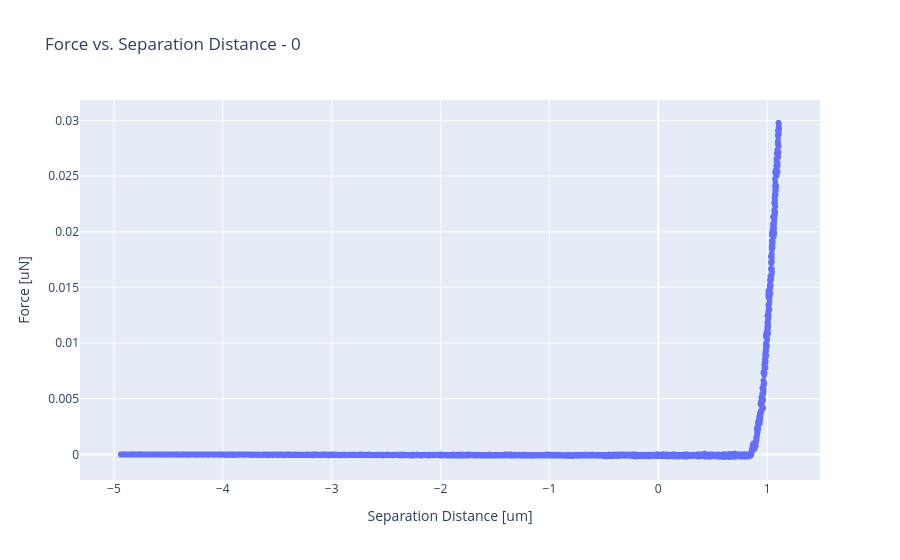
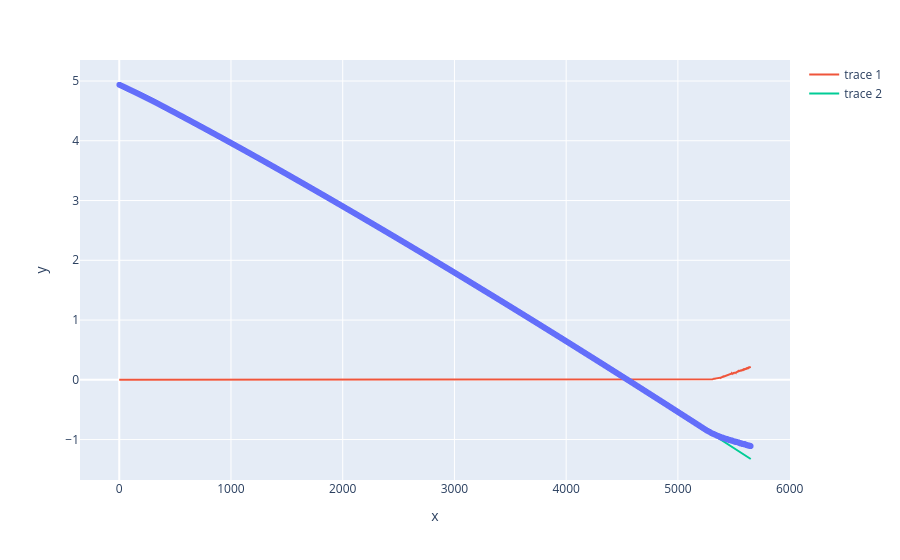

Notebook code cell kept with these figures, in order:
### Code cell
%matplotlib inline
# paths = glob.glob(r"E:\Group\File_Exchange\Raoul_Paula\151124\air_calib3\*.txt")
# paths = glob.glob(r"E:\Group\File_Exchange\Raoul_Paula\glass_afm_041124_calib\*.txt")
# paths = glob.glob(r"E:\Group\File_Exchange\Raoul_Paula\2024_11_08\afm_pdms_35t1_liquid\*.txt")
# paths = glob.glob(r"E:\Group\File_Exchange\Raoul_Paula\2024_11_08\afm_glass_liquid_2\*.txt")
# paths = glob.glob(r"E:\Group\File_Exchange\Raoul_Paula\2024_11_08\afm_glass_liquid_1\*.txt")
# paths = glob.glob(r"E:\Group\File_Exchange\Raoul_Paula\2024_11_15\afm_rtv_liquid\*.txt")#RTV data
# paths = glob.glob(r"E:\Group\File_Exchange\Raoul_Paula\Immersed_afm_081124\*.txt") # on glass
# paths = glob.glob(r"E:\Group\File_Exchange\Paula_Havar\Pycharm project\txts\*.txt")
# paths = glob.glob(r"E:\Group\File_Exchange\Raoul_Paula\2024_11_29\afm_pdms35t1_ethanol_no2\*.txt")
# paths = glob.glob(r"E:\Group\File_Exchange\Raoul_Paula\2024_11_29\afm_pdms35t1_pbs_no5\*.txt")
# paths = glob.glob(r"E:\Group\File_Exchange\Raoul_Paula\2024_11_29\afm_pdms35t1_plasma_pbs_no3\*.txt")

# 49
#paths = glob.glob(r"G:\File_Exchange\Raoul_Paula\2024_12_06\afm_colgel_glue1_pbs_500pN_10nN\*.txt")

# 50
#paths = glob.glob(r"G:\File_Exchange\Raoul_Paula\2024_12_06\afm_colgel_glue1_pbs_50pN_1nN_1ums\*.txt")

# 51
#paths = glob.glob(r"G:\File_Exchange\Raoul_Paula\2024_12_06\afm_colgel_glue1_pbs_250pn_1nN_2ums\*.txt")

# 52
#paths = glob.glob(r"G:\File_Exchange\Raoul_Paula\2024_12_06\afm_colgel_glue2_pbs_500pN_5nN_1ums\*.txt")


paths = glob.glob(r"E:\Staff\pcameron\3_Experimental\AFM\2025_01_15\afm_ecoflex30_pbs_4\*.txt")
#paths = glob.glob(r"G:\File_Exchange\Raoul_Paula\2024_11_15\afm_rtv_liquid\*.txt")

afm = IndentationSet(paths, exp_type="afm")
afm.delete_curves([1, 2, 3, 4, 5, 6, 7, 8])
afm.plot_all(linestyle="", units="nano")
afm.plot_all_raw(linestyle="")#
# plt.figure()
# plt.plot(-afm.data[0]["raw"]["z"], afm.data[0]["raw"]["force"], 'r*')
# plt.show()

n = len(paths)
print(f"number of curves: {n}")
for i in range(0, n):
    fig = px.scatter(x = afm.data[i]["raw"]["z"], y=afm.data[i]["raw"]["force"], title="Force vs. Separation Distance - " + str(i), labels={'x': 'Separation Distance [um]', 'y':'Force [uN]'})
    fig.show()
    
    fig = px.scatter(y=-afm.data[i]["raw"]["z"])
    fig.add_scatter(y=afm.data[i]["raw"]["deflection"])
    fig.add_scatter(y=-afm.data[i]["raw"]["z_piezo"])
    fig.show()


    #fig = px.scatter(x = afm.data[i]["raw"]["z_piezo"], y=afm.data[i]["raw"]["force"], title="force-z_piezo")
    #fig.show()

### Figure 1 — Plotly figure (JSON) as saved in the notebook; plotly's stock layout.template omitted (floating-point values rounded to 4 significant figures; data arrays with more than 128 entries replaced by an {"elided": "..."} marker saying what was removed)
{"data": [{"hovertemplate": "Separation Distance [um]=%{x}<br>Force [uN]=%{y}<extra></extra>", "legendgroup": "", "marker": {"color": "#636efa", "symbol": "circle"}, "mode": "markers", "name": "", "showlegend": false, "type": "scattergl", "x": {"elided": "5653 float values"}, "xaxis": "x", "y": {"elided": "5653 float values"}, "yaxis": "y"}], "layout": {"autosize": true, "legend": {"tracegroupgap": 0}, "title": {"text": "Force vs. Separation Distance - 0"}, "xaxis": {"anchor": "y", "autorange": true, "domain": [0, 1], "range": [-5.326, 1.5], "title": {"text": "Separation Distance [um]"}, "type": "linear"}, "yaxis": {"anchor": "x", "autorange": true, "domain": [0, 1], "range": [-0.002731, 0.03227], "title": {"text": "Force [uN]"}, "type": "linear"}}}

### Figure 2 — Plotly figure (JSON) as saved in the notebook; plotly's stock layout.template omitted (floating-point values rounded to 4 significant figures; data arrays with more than 128 entries replaced by an {"elided": "..."} marker saying what was removed)
{"data": [{"hovertemplate": "x=%{x}<br>y=%{y}<extra></extra>", "legendgroup": "", "marker": {"color": "#636efa", "symbol": "circle"}, "mode": "markers", "name": "", "showlegend": false, "type": "scattergl", "x": {"elided": "5653 int values"}, "xaxis": "x", "y": {"elided": "5653 float values"}, "yaxis": "y"}, {"type": "scatter", "y": {"elided": "5653 float values"}}, {"type": "scatter", "y": {"elided": "5653 float values"}}], "layout": {"autosize": true, "legend": {"tracegroupgap": 0}, "margin": {"t": 60}, "xaxis": {"anchor": "y", "autorange": true, "domain": [0, 1], "range": [-366.2, 6018.0], "title": {"text": "x"}, "type": "linear"}, "yaxis": {"anchor": "x", "autorange": true, "domain": [0, 1], "range": [-1.68, 5.413], "title": {"text": "y"}, "type": "linear"}}}
